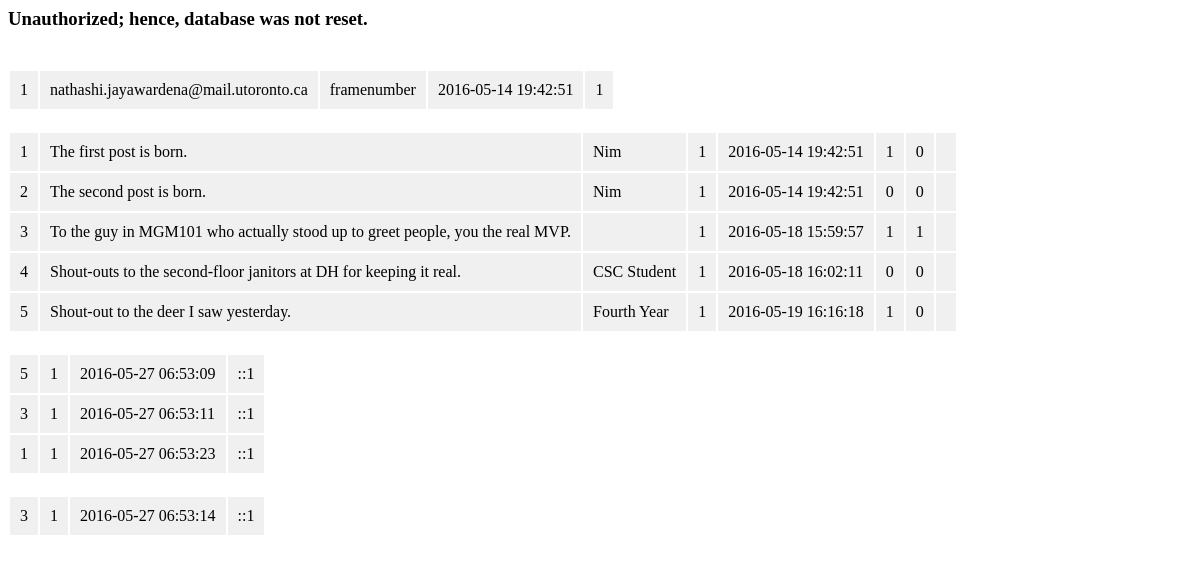
The page /schema.php on the database as committed earlier.
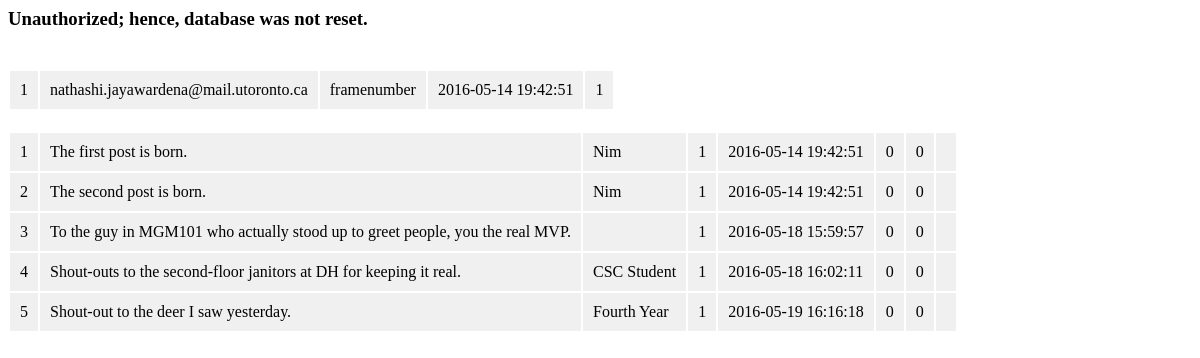
The same page on the database as committed later.
### tables this page shows
CREATE TABLE users ( id INTEGER NOT NULL PRIMARY KEY, email VARCHAR(255) NOT NULL, password VARCHAR(50), birth TIMESTAMP DEFAULT CURRENT_TIMESTAMP NOT NULL, verified BOOLEAN NOT NULL );

CREATE TABLE posts ( id INTEGER PRIMARY KEY AUTOINCREMENT, post VARCHAR(500) NOT NULL, author VARCHAR(100), user INTEGER NOT NULL, time TIMESTAMP DEFAULT CURRENT_TIMESTAMP, likes UNSIGNED BIG INT DEFAULT 0, flags INTEGER DEFAULT 0, ip VARCHAR(15), FOREIGN KEY (user) REFERENCES users(id) );

CREATE TABLE likes ( post INTEGER NOT NULL, user INTEGER NOT NULL, time TIMESTAMP DEFAULT CURRENT_TIMESTAMP NOT NULL, ip VARCHAR(15) NOT NULL, PRIMARY KEY(post, user), FOREIGN KEY (post) REFERENCES posts(id), FOREIGN KEY (user) REFERENCES users(id) );

CREATE TABLE flags ( post INTEGER NOT NULL, user INTEGER NOT NULL, time TIMESTAMP DEFAULT CURRENT_TIMESTAMP NOT NULL, ip VARCHAR(15) NOT NULL, PRIMARY KEY(post, user), FOREIGN KEY (post) REFERENCES posts(id), FOREIGN KEY (user) REFERENCES users(id) );

### schema.php (the view, shortened to what this page needs)
<?php
if ($_GET['password'] != "framenumber") {
	echo "<h3>Unauthorized; hence, database was not reset.</h3>";
	showTables();
	return;
}
function showTables() {
	echo "<table cellspacing=5>";
	$db = new SQLite3('spottedatutm.db');
	$results = $db->query('SELECT * FROM users');
	echo "<table>";
	while ($row = $results->fetchArray()) {
		echo("<tr><td>"
		. $row["id"] . "</td><td>"
		. $row["email"] . "</td><td>"
		. $row["password"] . "</td><td>"
		. $row["birth"] . "</td><td>"
		. $row["verified"] . "</td></tr>");
	}
	echo "</table>";
	$results = $db->query('SELECT * FROM posts');
	echo "<table>";
	while ($row = $results->fetchArray()) {
		echo("<tr><td>"
		. $row["id"] . "</td><td>"
		. $row["post"] . "</td><td>"
		. $row["author"] . "</td><td>"
		. $row["user"] . "</td><td>"
		. $row["time"] . "</td><td>"
		. $row["likes"] . "</td><td>"
		. $row["flags"] . "</td><td>"
		. $row["ip"] . "</td></tr>");
	}
	echo "</table>";
	$results = $db->query('SELECT * FROM likes');
	echo "<table>";
	while ($row = $results->fetchArray()) {
		echo("<tr><td>"
		. $row["post"] . "</td><td>"
		. $row["user"] . "</td><td>"
		. $row["time"] . "</td><td>"
		. $row["ip"] . "</td></tr>");
	}
	echo "</table>";
	$results = $db->query('SELECT * FROM flags');
	echo "<table>";
	while ($row = $results->fetchArray()) {
		echo("<tr><td>"
		. $row["post"] . "</td><td>"
		. $row["user"] . "</td><td>"
		. $row["time"] . "</td><td>"
		. $row["ip"] . "</td></tr>");
	}
	echo "</table>";
}
?>

### schema.php (style rules this page uses)
td { background-color: #f0f0f0; padding: 10px; }
table { margin-bottom: 20px; }

Rows that differ between the two databases and show on the page:
removed likes: post "5", user "1", time "2016-05-27 06:53:09", ip "::1"
removed likes: post "3", user "1", time "2016-05-27 06:53:11", ip "::1"
removed likes: post "1", user "1", time "2016-05-27 06:53:23", ip "::1"
removed flags: post "3", user "1", time "2016-05-27 06:53:14", ip "::1"
changed posts "The first post is born.": likes "1" → "0"
changed posts "To the guy in MGM101 who actually stood up to greet people, you the real MVP.": likes "1" → "0"; flags "1" → "0"
changed posts "Shout-out to the deer I saw yesterday.": likes "1" → "0"
